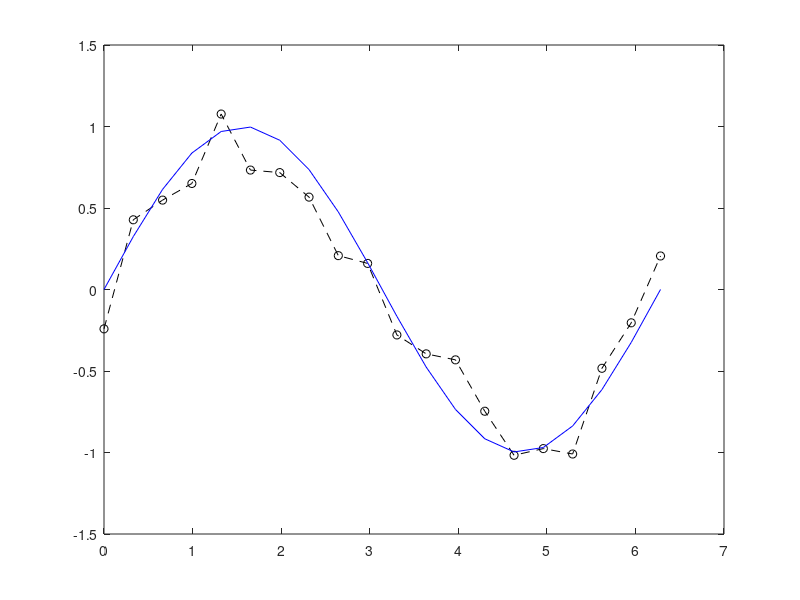

Recreate this plot in MATLAB. (Note: this script raises an error after producing the figure.)
N = 20;                         % počet vzorků
% x = 1:N-1;
% t = awgn(5.*x+2,0.5);
x = 0:((2*pi)/(N-1)):2*pi;      % vzorkovací čas
t = awgn(sin(x),15);            % naměřená data
M = 3;                          % řád polynomu

figure()
plot(x,t,'k--o');               % vykreslení naměřených dat
hold on;
plot(x,sin(x),'b')              % vykreslení původní funkce

% for M = 1:9
    t_w = Polynomial_regression(x,t,M); % výpočet aproximace
% end

plot(x,t_w,'r');                % vykreselní aproximace

